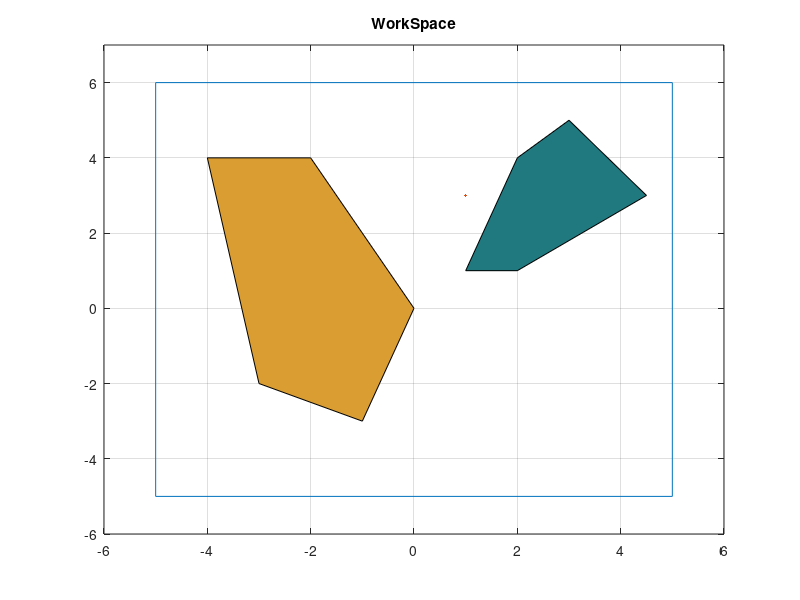
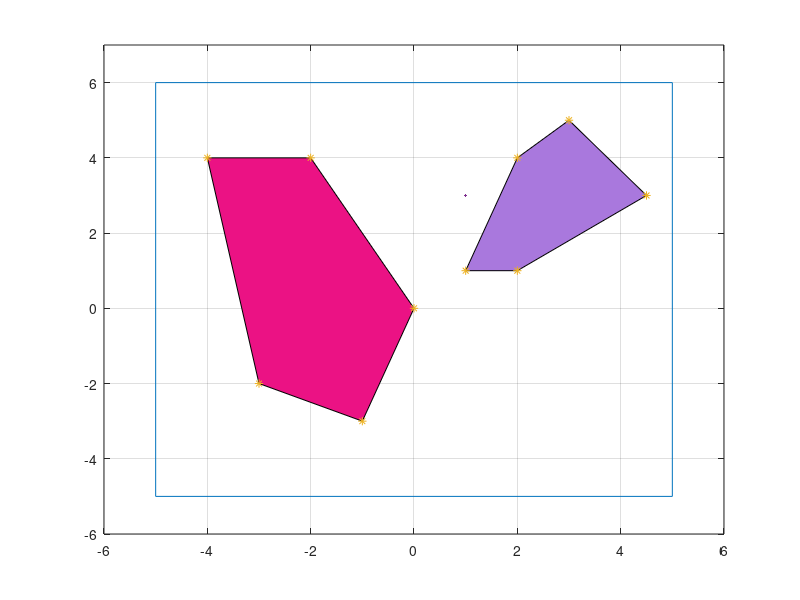

Source code (MATLAB) for these figures, in order: (Note: this script raises an error after producing the figures.)
clc
close all
clear 
%% Input 

%Workspace

Ymax   = 6;
Ymin   =-5;
Xwidth =10;

W = [Ymax Ymin Xwidth]; % Assume (0,0) is origin


%extracting work space
w1 = [-W(3)/2 W(1)];
w2 = [W(3)/2 W(1)];
w3 = [W(3)/2 W(2)];
w4 = [-W(3)/2 W(2)];
w5 = [-W(3)/2 W(1)];


WorkSpace = [w1; w2; w3; w4; w5];

% Obsticles

Q1 = [-4 4 ;-2 4 ;0 0 ; -1 -3;-3 -2];
Q2 = [1 1; 2 4; 3 5; 4.5 3; 2 1];

P(:,:,1) = Q1;
P(:,:,2) = Q2;



%% algo, vertex and lines

% Getting all x and y Vales
n=0;
for i =1:length(P(1,1,:))
    for j =1:length(P)
    n = n+1;
    Px(n) = P(j,1,i);
    Py(n) = P(j,2,i);
    end
end
Xobj = [Px;Px];

% getting points from left to right

for i =1:length(Px)
    xmin = min(Px);
    finder = find(Px ==xmin);
  
    if length(finder)>=2
        for j = 2:length(finder)
            finder(j) =[];
        end
    else
    end

    Px(finder) = [];
    STGx(i) = xmin;
    STGy(i) = Py(finder);
    Py(finder) = [];
end

% Creaing verticle line

for i = 1:length(STGx)
VLine(:,1,i) =  [STGx(i) Ymax];
VLine(:,2,i) =  [STGx(i) Ymin];

Vlinex(:,i) = [STGx(i) STGx(i)];
Vliney(:,i) = [Ymax Ymin];
end

% stoping the vertivcle line from going through the obsticle

n=0;
for i =1:length(P(1,1,:))
     
     Que = 1:length(P);
     Que = [length(P) Que 1];
    for j =1:length(P)
        n = n+1;

        P_current    = P(j,1,i);
        P_node_back  = P(Que(j),1,i);
        P_node_front = P(Que(j+2),1,i);

       if (P_current < min(P_node_front, P_node_back)) || (P_current > max(P_node_front, P_node_back))
         
       else 
           if mean(P(:,2,i)) > P(j,2,i)
                Vliney(:,n) = [P(j,2,i) Ymin];
           else
                Vliney(:,n) = [Ymax P(j,2,i)];
           end
           
       end
    end
end

%% Getting Segments

%sweeping from left to right

n=0;
m=0;
k=0;

for i =1:length(P(1,1,:))
    xlast  = -W(3)/2;
    ylast1 = Ymax;
    ylast2 = Ymin;

    if i>1
    xlast  = max(P(:,1,i-1));
    else
    end

    Que = 1:length(P);
    Que = [length(P) Que 1];

    for j =1:length(P)+1
        n = n+1;
        m = m+1;
        k = k+1;

         if j == length(P)+1
            k = k-1;
            P_current    = [P(1,1,i) P(1,2,i)];
            P_node_back  = [P(Que(1),1,i) P(Que(j),2,i)];
            P_node_front = [P(Que(1+2),1,i) P(Que(1+2),2,i)];
    
            x1 = P(1,1,i);
            x4 = x1;
            x2 = xlast;
            x3 = x2;
    
            y1 =  P(1,2,i);
            y4 =  Vliney(2,k);
    
            if x1 <= x2
    
            y2 = P(Que(1),2,i);
            y3 = Ymin;
            else
    
            y2 = ylast1;
            y3 = P(Que(1),2,i);
            end
    
            Poly(:,:,m) = [x1 x2 x3 x4; y1 y2 y3 y4];
         else 
            P_current    = [P(j,1,i) P(j,2,i)];
            P_node_back  = [P(Que(j),1,i) P(Que(j),2,i)];
            P_node_front = [P(Que(j+2),1,i) P(Que(j+2),2,i)];
    
            if (P_current(1) < min(P_node_front(1), P_node_back(1))) || (P_current(1) > max(P_node_front(1), P_node_back(1))) 
                y3 = ylast2;
            
                x1 = P(j,1,i);
                x4 = x1;
                x2 = xlast;
                x3 = x2;
                y1 =  Ymax;
    
                if y3 == Ymin
                   y4 =  Ymin;
                else
                   y4 = P(j,2,i);
                end
                y2 = ylast1;
                y3 = ylast2;
                Poly(:,:,m) = [x1 x2 x3 x4; y1 y2 y3 y4];
    
           else   
                x1 = P(j,1,i);
                x4 = x1;
                x2 = xlast;
                x3 = x2;
                y1 =  Vliney(1,k);
                y4 =  Vliney(2,k);
    
                if x1 <= x2
                y2 = P(Que(j),2,i);
                y3 = Ymin;
                else
                y2 = ylast1;
                y3 = P(Que(j),2,i);
                end
          
            Poly(:,:,m) = [x1 x2 x3 x4; y1 y2 y3 y4];    
           end
    
           xlast  = x1;
           Ylast1 = y1;
           ylast2 = y4;
        end
    end
end

% last segment
xlast  = max(P(:,1,length(P(1,1,:))));
x1 = xlast;
x4 = x1;
x2 = Xwidth/2;
x3 = x2;

y1 = Ymax;
y2 = Ymax;
y4 = Ymin;
y3 = Ymin;
Poly(:,:,m+1) = [x1 x2 x3 x4; y1 y2 y3 y4]; 

%% Plotting


figure(1)
plot(WorkSpace(:,1),WorkSpace(:,2),LineWidth=3);
xlim([-Xwidth/2-1 Xwidth/2+1])
ylim([Ymin-1 Ymax+1])
grid on
hold on
for j =1: length(P(1,1,:))
X = P(:,1,j);
Y = P(:,2,j);
fill(X,Y,[rand(1) rand(1) rand(1)])
hold on 
end
title("WorkSpace")

figure(2)
plot(WorkSpace(:,1),WorkSpace(:,2),LineWidth=3);
xlim([-Xwidth/2-1 Xwidth/2+1])
ylim([Ymin-1 Ymax+1])
grid on
hold on
for j =1: length(P(1,1,:))
X = P(:,1,j);
Y = P(:,2,j);
fill(X,Y,[rand(1) rand(1) rand(1)])
hold on 
end
hold on
plot(STGx,STGy,"*",LineWidth=3)
hold on

for i = 1:length(STGx)
plot(Xobj(:,i),Vliney(:,i),"black",linestyle = "--",LineWidth=2)
end

legend("Work space","Obsticle 1","Obsticle 2","Vetex")
title("Sweeping Trap")
hold off

%% Plotting shapes Animation

figure(3)
title("Segment Break Up")
% plotting work space
plot(WorkSpace(:,1), WorkSpace(:,2), 'LineWidth', 3);
xlim([-Xwidth/2-1 Xwidth/2+1])
ylim([Ymin-1 Ymax+1])
grid on
hold on

% plotting polygon obstacles 
for j = 1:length(P(1,1,:))
    X = P(:,1,j);
    Y = P(:,2,j);
    fill(X, Y, [rand(1) rand(1) rand(1)]);
    hold on
end

% plotting vertices
for i = 1:length(STGx)
    plot(STGx(i), STGy(i), '*', 'LineWidth', 3, 'Color', 'red');
    pause(0.3)
    hold on
end

% plotting line segments 
for i = 1:length(STGx)
    plot(Xobj(:,i), Vliney(:,i), 'k--', 'LineWidth', 2);
    pause(0.3)
    hold on
end

% plotting segments with dynamic legend updates
segment_handles = []; % Array to store handles for segments
legend_labels = {};   % Array to store labels

for i = 1:length(Poly(1,1,:))
    X = Poly(1,:,i);
    Y = Poly(2,:,i);
    % Plot segment and store handle with display name
    h_seg = fill(X, Y, [rand(1) rand(1) rand(1)], 'DisplayName', ['Segment ' num2str(i)]);
    segment_handles = [segment_handles, h_seg];
    legend_labels = [legend_labels, {['Segment ' num2str(i)]}];
    
    % Update legend dynamically
    legend(segment_handles, legend_labels, 'Location', 'bestoutside');
    drawnow; % Force MATLAB to update the figure window
    
    pause(0.3)
    hold on
end